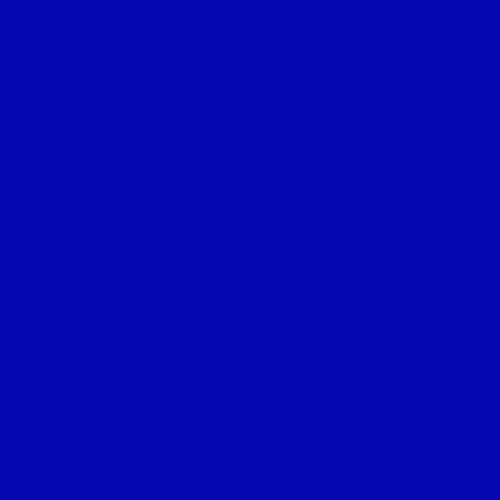
Frame 1 (no input)
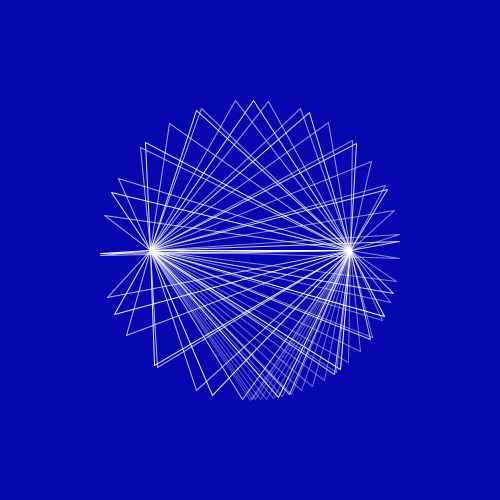
Frame 60 (the mouse pressed at the canvas centre just before this capture)
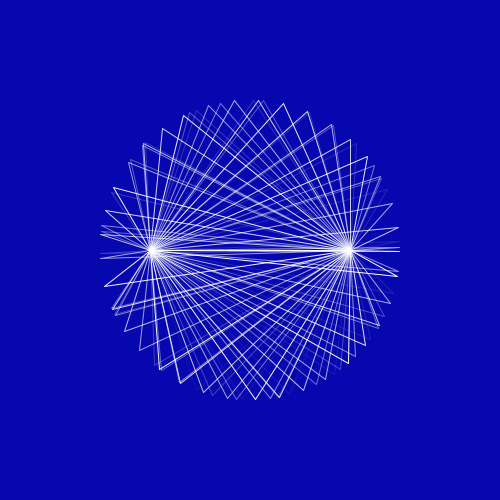
Frame 120 (the mouse held since frame 60 and released just before this capture)

The Processing sketch that drew these frames (run headless with seeded random() and noise(); from frame 60 on, the mouse is pressed at the canvas centre):

// Processing sketch: sketch_21022017
// ── sketch_21022017.pde
ArrayList<Triangle> triangle;
float x, y;
float angle;
float speed = 0.008;
float base;

void setup(){
  size(500,500);
  smooth();
 triangle = new ArrayList<Triangle>();
  
}

void draw(){
  background(6,7,175);
  translate(width/2, height/2);
  for(int i = 0; i<triangle.size(); i++){
    Triangle t = triangle.get(i);
    pushMatrix();
    move();
    t.update();
    t.display();
    popMatrix();
    if(t.isDead()){
      triangle.remove(i);
    }
  }
  triangle.add(new Triangle(x,y));
}

void move(){
    x = base + sin(angle)*150;
    y = base + cos(angle)*150;
    angle = angle + speed;
}
// ── Triangle.pde
class Triangle{
  float x, y;
  float alpha = 255;
  
  Triangle(float newX, float newY){
   x = newX;
   y = newY;
  }
  
  void update(){
    alpha-=1;
  }
  boolean isDead(){
    if(alpha<=0){
        return true;
    }else{
       return false;
    }
  }
  void display(){
    alpha-=2;
    stroke(255, alpha);
    noFill();
    beginShape();
    vertex(x,y);
    vertex(100,0);
    vertex(-100,0);
    vertex(x,y);
    endShape();
  }
  
}
